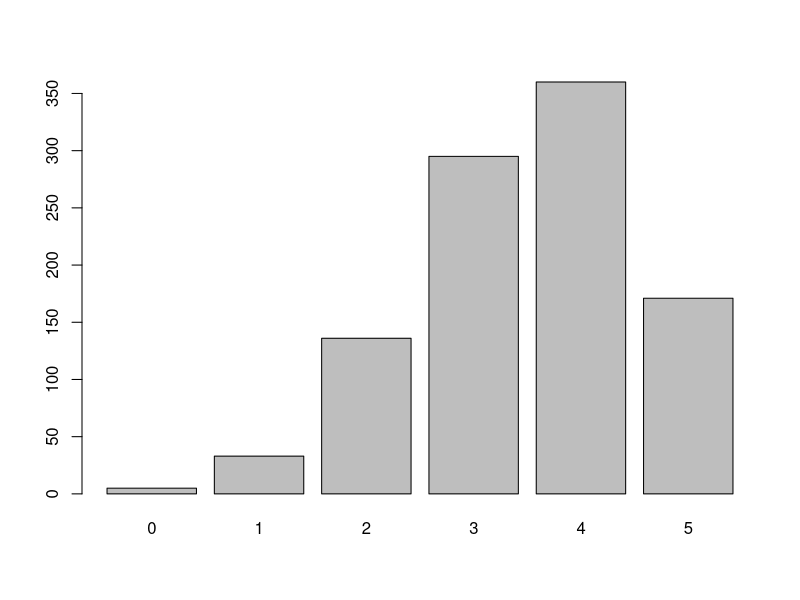

This figure's R source:
nb_restaurants = 5

p = runif(n = nb_restaurants, min = 0, max = 1)

generate_restaurant_rating = function(n_ratings, restaurant_index){
  rbinom(n = n_ratings, size = 5, prob = p[restaurant_index])
}

o = replicate(1000, generate_restaurant_rating(1))
barplot(table(o))
